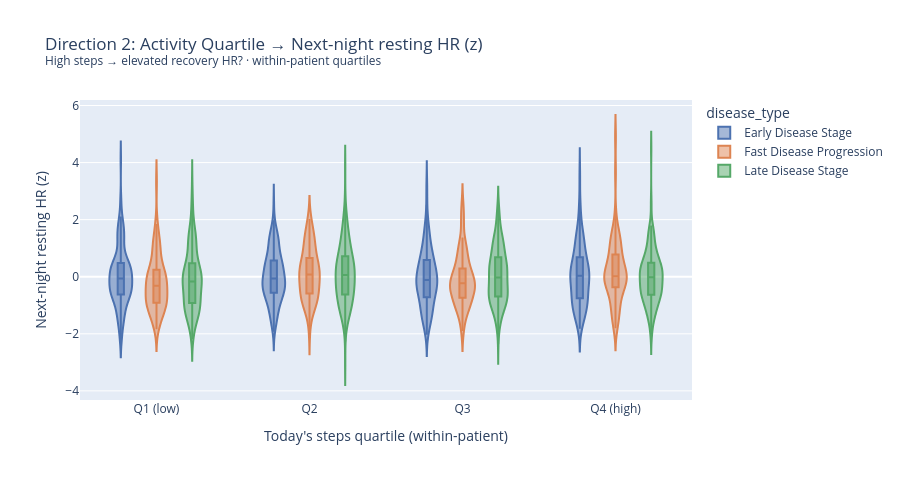

This figure's notebook cell:
### Code cell
# ── Violin: activity quartile → each next-night outcome ───────────────────────
_plot_df = daily_next.dropna(subset=['steps_q', 'disease_type'])
_plot_df['steps_q'] = _plot_df['steps_q'].astype(str)
STEPS_Q_ORDER = ['Q1 (low)', 'Q2', 'Q3', 'Q4 (high)']

for y_col, y_label, title_note in D2_OUTCOMES:
    sub = _plot_df.dropna(subset=[y_col])
    fig = px.violin(
        sub,
        x='steps_q', y=y_col,
        color='disease_type',
        category_orders={'steps_q': STEPS_Q_ORDER, 'disease_type': DISEASE_ORDER},
        color_discrete_map=DISEASE_COLORS,
        box=True, points=False,
        title=f'Direction 2: Activity Quartile → {y_label}<br>'
              f'<sup>{title_note} · within-patient quartiles</sup>',
        labels={'steps_q': "Today's steps quartile (within-patient)", y_col: y_label},
        height=480, width=900,
    )
    fig.update_layout(violinmode='group')
    fig.show()

### Figure 1 — Plotly figure (JSON) as saved in the notebook; plotly's stock layout.template omitted (floating-point values rounded to 4 significant figures; data arrays with more than 128 entries replaced by an {"elided": "..."} marker saying what was removed)
{"data": [{"alignmentgroup": "True", "box": {"visible": true}, "hovertemplate": "disease_type=Early Disease Stage<br>Today's steps quartile (within-patient)=%{x}<br>Next-night resting HR (z)=%{y}<extra></extra>", "legendgroup": "Early Disease Stage", "marker": {"color": "#4C72B0"}, "name": "Early Disease Stage", "offsetgroup": "Early Disease Stage", "orientation": "v", "points": false, "scalegroup": "True", "showlegend": true, "type": "violin", "x": {"elided": "625 str values"}, "x0": " ", "xaxis": "x", "y": {"elided": "625 float values"}, "y0": " ", "yaxis": "y"}, {"alignmentgroup": "True", "box": {"visible": true}, "hovertemplate": "disease_type=Fast Disease Progression<br>Today's steps quartile (within-patient)=%{x}<br>Next-night resting HR (z)=%{y}<extra></extra>", "legendgroup": "Fast Disease Progression", "marker": {"color": "#DD8452"}, "name": "Fast Disease Progression", "offsetgroup": "Fast Disease Progression", "orientation": "v", "points": false, "scalegroup": "True", "showlegend": true, "type": "violin", "x": {"elided": "279 str values"}, "x0": " ", "xaxis": "x", "y": {"elided": "279 float values"}, "y0": " ", "yaxis": "y"}, {"alignmentgroup": "True", "box": {"visible": true}, "hovertemplate": "disease_type=Late Disease Stage<br>Today's steps quartile (within-patient)=%{x}<br>Next-night resting HR (z)=%{y}<extra></extra>", "legendgroup": "Late Disease Stage", "marker": {"color": "#55A868"}, "name": "Late Disease Stage", "offsetgroup": "Late Disease Stage", "orientation": "v", "points": false, "scalegroup": "True", "showlegend": true, "type": "violin", "x": {"elided": "829 str values"}, "x0": " ", "xaxis": "x", "y": {"elided": "829 float values"}, "y0": " ", "yaxis": "y"}], "layout": {"height": 480, "legend": {"title": {"text": "disease_type"}, "tracegroupgap": 0}, "title": {"text": "Direction 2: Activity Quartile → Next-night resting HR (z)<br><sup>High steps → elevated recovery HR? · within-patient quartiles</sup>"}, "violinmode": "group", "width": 900, "xaxis": {"anchor": "y", "categoryarray": ["Q1 (low)", "Q2", "Q3", "Q4 (high)"], "categoryorder": "array", "domain": [0, 1], "title": {"text": "Today's steps quartile (within-patient)"}}, "yaxis": {"anchor": "x", "domain": [0, 1], "title": {"text": "Next-night resting HR (z)"}}}}
